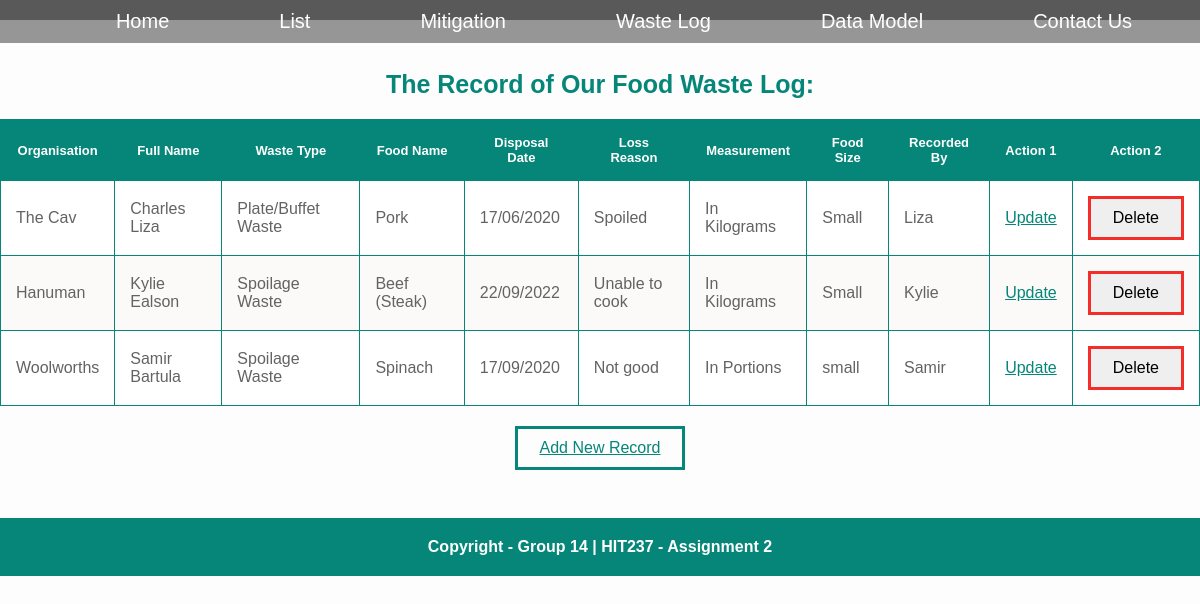
Page /wastelog/list/ on the committed database.
### group14_app/models.py (models this page shows)
class WasteLog(models.Model):
    organisation = models.CharField(max_length=30)
    fullname = models.CharField(max_length=500)
    wastetype = models.ForeignKey(WasteType, on_delete=models.CASCADE)
    foodname = models.CharField(max_length=30)
    date = models.CharField(max_length=30)
    reason = models.CharField(max_length=100)
    measurement = models.ForeignKey(Measurement, on_delete=models.CASCADE)
    foodsize = models.CharField(max_length=10)
    recorded = models.CharField(max_length=100)

class WasteType(models.Model):
    title = models.CharField(max_length=50)
    def __str__(self):
        return self.title

class Measurement(models.Model):
    title = models.CharField(max_length=50)
    def __str__(self):
        return self.title

### group14_app/views.py (the view)
# urls.py: path('wastelog/list/', views.log_list, name='loglist'),
def log_list(request):
    context = {"log_list":WasteLog.objects.all()}
    return render(request, 'group14_app/log_list.html', context)

### group14_app/templates/group14_app/log_list.html (shortened to what this page needs)
{% extends "group14_app/app_base.html" %}
{% block content %}
<main>
    <div class="container1">
        <h3>The Record of Our Food Waste Log:</h3>
        <table>
            <thead>
                <tr>
                    <th>Organisation</th>
                    <th>Full Name</th>
                    <th>Waste Type</th>
                    <th>Food Name</th>
                    <th>Disposal Date</th>
                    <th>Loss Reason</th>
                    <th>Measurement</th>
                    <th>Food Size</th>
                    <th>Recorded By</th>
                    <th>Action 1</th>
                    <th>Action 2</th>
                </tr>
            </thead>
            <tbody>
                {% for log in log_list %}
                <tr>
                    <td>{{log.organisation}}</td>
                    <td>{{log.fullname}}</td>
                    <td>{{log.wastetype}}</td>
                    <td>{{log.foodname}}</td>
                    <td>{{log.date}}</td>
                    <td>{{log.reason}}</td>
                    <td>{{log.measurement}}</td>
                    <td>{{log.foodsize}}</td>
                    <td>{{log.recorded}}</td>
                    <td> <a href="{% url 'logupdate' log.id %}">Update</a></td>
                    <td>
                        <form action="{% url 'logdelete' log.id %}" method="post">
                            <button type="submit" class="button3">Delete</button>
                        </form>
                    </td>
                </tr>
                {% endfor %}
            </tbody>
        </table>
    </div>
    <button type="submit" class="button1"> <a href="{% url 'logform' %}">Add New Record</a></button>
</main>
{% endblock content %}

### group14_app/static/style.css (style rules this page uses)
* { margin: 0; padding: 0; box-sizing: border-box; font-family: 'Poppins', sans-serif; }
body { background: rgba(249, 249, 249, 0.316); min-height: 100vh; }
main { text-align: center; }
table { border-collapse: collapse; font-family: Tahoma, Geneva, sans-serif; margin-left: auto; margin-right: auto; }
table th { padding: 15px; }
table td { padding: 15px; }
table thead th { background-color: rgb(5, 134, 121); color: #ffffff; font-weight: bold; font-size: 13px; border: 1px solid rgb(5, 134, 121); }
table tbody td { color: #636363; border: 1px solid rgb(5, 134, 121); }
table tbody tr { background-color: #fbfaf9; }
table tbody tr:nth-child(odd) { background-color: #ffffff; }
h3 { color: rgb(5, 134, 121); font-size: 25px; padding-bottom: 20px; }
a { color: rgb(5, 134, 121); }
.container1 { margin: 20px 0; }
.container1 h3 { padding-top: 50px; }
.button1 { background-color: #fdfdfd; border: none; padding: 10px 22px; text-align: center; text-decoration: none; display: inline-block; font-size: 16px; cursor: pointer; border: solid rgb(5, 134, 121); }
.button3 { border: none; padding: 10px 22px; text-align: center; text-decoration: none; display: inline-block; font-size: 16px; cursor: pointer; border: solid rgb(243, 45, 42); }

### rows in the picture
WasteLog: organisation "The Cav", fullname "Charles Liza", wastetype "Plate/Buffet Waste", foodname "Pork", date "17/06/2020", reason "Spoiled", measurement "In Kilograms", foodsize "Small", recorded "Liza"
WasteLog: organisation "Hanuman", fullname "Kylie Ealson", wastetype "Spoilage Waste", foodname "Beef (Steak)", date "22/09/2022", reason "Unable to cook", measurement "In Kilograms", foodsize "Small", recorded "Kylie"
WasteLog: organisation "Woolworths", fullname "Samir Bartula", wastetype "Spoilage Waste", foodname "Spinach", date "17/09/2020", reason "Not good", measurement "In Portions", foodsize "small", recorded "Samir"
